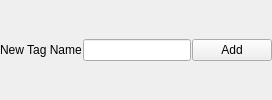
                  <widget class="QFrame" name="new_tag_frame">
                   <property name="frameShape">
                    <enum>QFrame::NoFrame</enum>
                   </property>
                   <property name="frameShadow">
                    <enum>QFrame::Plain</enum>
                   </property>
                   <layout class="QHBoxLayout" name="horizontalLayout_5">
                    <property name="spacing">
                     <number>1</number>
                    </property>
                    <property name="leftMargin">
                     <number>0</number>
                    </property>
                    <property name="topMargin">
                     <number>0</number>
                    </property>
                    <property name="rightMargin">
                     <number>0</number>
                    </property>
                    <property name="bottomMargin">
                     <number>0</number>
                    </property>
                    <item>
                     <widget class="QLabel" name="new_tag_label">
                      <property name="text">
                       <string>New Tag Name</string>
                      </property>
                     </widget>
                    </item>
                    <item>
                     <widget class="QLineEdit" name="new_tag_entry"/>
                    </item>
                    <item>
                     <widget class="QPushButton" name="add_tag_button">
                      <property name="text">
                       <string>Add</string>
                      </property>
                     </widget>
                    </item>
                   </layout>
                  </widget>
